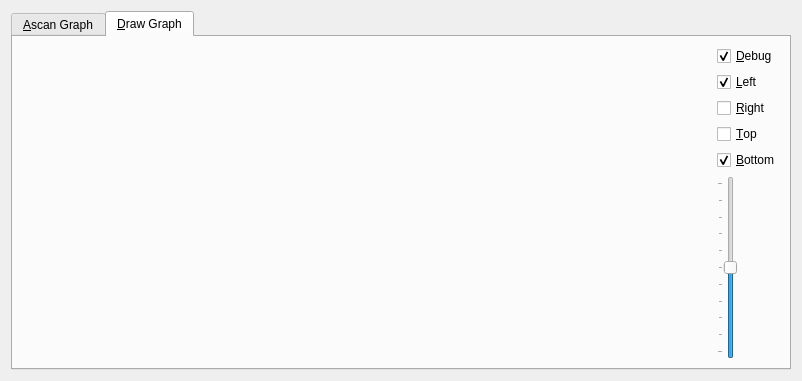
<?xml version="1.0" encoding="UTF-8"?>
<ui version="4.0">
 <class>GraphWindow</class>
 <widget class="QDialog" name="GraphWindow">
  <property name="geometry">
   <rect>
    <x>0</x>
    <y>0</y>
    <width>802</width>
    <height>381</height>
   </rect>
  </property>
  <property name="windowTitle">
   <string>Dialog</string>
  </property>
  <layout class="QHBoxLayout" name="horizontalLayout">
   <item>
    <widget class="QTabWidget" name="tabWidget">
     <property name="sizePolicy">
      <sizepolicy hsizetype="Expanding" vsizetype="Expanding">
       <horstretch>0</horstretch>
       <verstretch>1</verstretch>
      </sizepolicy>
     </property>
     <property name="currentIndex">
      <number>1</number>
     </property>
     <widget class="QWidget" name="tab1">
      <attribute name="title">
       <string>&amp;Ascan Graph</string>
      </attribute>
      <layout class="QVBoxLayout" name="verticalLayoutTab_3">
       <item>
        <widget class="sf::AscanGraph" name="ascanGraph">
         <property name="toolTip">
          <string>A-scan graph</string>
         </property>
         <property name="whatsThis">
          <string>A-scan graph using GII interface.</string>
         </property>
        </widget>
       </item>
      </layout>
     </widget>
     <widget class="QWidget" name="tab2">
      <attribute name="title">
       <string>&amp;Draw Graph</string>
      </attribute>
      <layout class="QHBoxLayout" name="horizontalLayout_2">
       <item>
        <widget class="sf::DrawWidget" name="drawWidget">
         <property name="sizePolicy">
          <sizepolicy hsizetype="Preferred" vsizetype="Preferred">
           <horstretch>1</horstretch>
           <verstretch>0</verstretch>
          </sizepolicy>
         </property>
         <property name="toolTip">
          <string>Widget for drawing</string>
         </property>
         <property name="whatsThis">
          <string>Widget for drawing stuff into.</string>
         </property>
        </widget>
       </item>
       <item>
        <layout class="QVBoxLayout" name="verticalLayout">
         <item>
          <widget class="QCheckBox" name="cbDebug">
           <property name="text">
            <string>&amp;Debug</string>
           </property>
           <property name="checked">
            <bool>true</bool>
           </property>
          </widget>
         </item>
         <item>
          <widget class="QCheckBox" name="cbLeft">
           <property name="text">
            <string>&amp;Left</string>
           </property>
           <property name="checked">
            <bool>true</bool>
           </property>
          </widget>
         </item>
         <item>
          <widget class="QCheckBox" name="cbRight">
           <property name="text">
            <string>&amp;Right</string>
           </property>
          </widget>
         </item>
         <item>
          <widget class="QCheckBox" name="cbTop">
           <property name="text">
            <string>&amp;Top</string>
           </property>
          </widget>
         </item>
         <item>
          <widget class="QCheckBox" name="cbBottom">
           <property name="text">
            <string>&amp;Bottom</string>
           </property>
           <property name="checked">
            <bool>true</bool>
           </property>
          </widget>
         </item>
         <item>
          <widget class="QSlider" name="slider">
           <property name="maximum">
            <number>40</number>
           </property>
           <property name="value">
            <number>20</number>
           </property>
           <property name="tickPosition">
            <enum>QSlider::TicksAbove</enum>
           </property>
           <property name="tickInterval">
            <number>4</number>
           </property>
          </widget>
         </item>
        </layout>
       </item>
      </layout>
     </widget>
    </widget>
   </item>
  </layout>
 </widget>
 <customwidgets>
  <customwidget>
   <class>sf::AscanGraph</class>
   <extends>QWidget</extends>
   <header>gii/qt/AscanGraph.h</header>
  </customwidget>
  <customwidget>
   <class>sf::DrawWidget</class>
   <extends>QWidget</extends>
   <header>misc/qt/DrawWidget.h</header>
  </customwidget>
 </customwidgets>
 <resources/>
 <connections/>
</ui>
